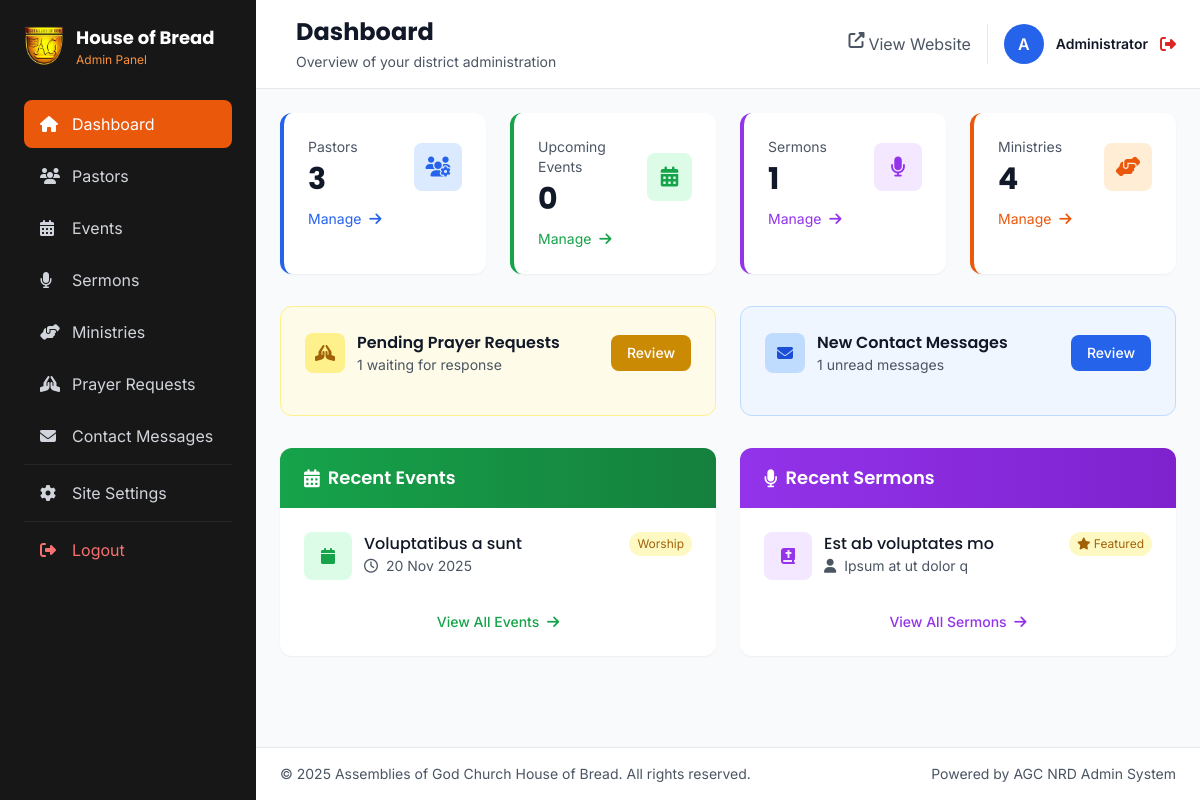
The page /admin/index.php (signed in) on the database its author committed.
### tables this page shows
CREATE TABLE `site_settings` (
  `id` int(11) NOT NULL,
  `site_name` varchar(255) DEFAULT 'Assemblies of God Church House of Bread',
  `site_tagline` varchar(255) DEFAULT 'Building Faith, Transforming Lives',
  `site_email` varchar(255) DEFAULT NULL,
  `site_phone` varchar(20) DEFAULT NULL,
  `site_address` text DEFAULT NULL,
  `facebook_url` varchar(255) DEFAULT NULL,
  `instagram_url` varchar(255) DEFAULT NULL,
  `youtube_url` varchar(255) DEFAULT NULL,
  `twitter_url` varchar(255) DEFAULT NULL,
  `linkedin_url` varchar(255) DEFAULT NULL,
  `whatsapp_url` varchar(255) DEFAULT NULL,
  `live_stream_url` varchar(500) DEFAULT NULL,
  `service_times` varchar(255) DEFAULT NULL,
  `service_location` varchar(255) DEFAULT NULL,
  `about_text` text DEFAULT NULL,
  `mission_statement` text DEFAULT NULL,
  `vision_statement` text DEFAULT NULL,
  `welcome_message` text DEFAULT NULL,
  `contact_email` varchar(255) DEFAULT NULL,
  `contact_phone` varchar(20) DEFAULT NULL,
  `contact_address` text DEFAULT NULL,
  `map_embed_code` text DEFAULT NULL,
  `meta_description` text DEFAULT NULL,
  `meta_keywords` text DEFAULT NULL,
  `logo` varchar(255) DEFAULT NULL,
  `favicon` varchar(255) DEFAULT NULL,
  `hero_image` varchar(255) DEFAULT NULL,
  `hero_title` varchar(255) DEFAULT NULL,
  `hero_subtitle` text DEFAULT NULL
);

CREATE TABLE `events` (
  `id` int(11) NOT NULL,
  `title` varchar(255) NOT NULL,
  `slug` varchar(255) NOT NULL,
  `description` text DEFAULT NULL,
  `event_date` date NOT NULL,
  `event_time` time DEFAULT NULL,
  `end_date` date DEFAULT NULL,
  `end_time` time DEFAULT NULL,
  `location` varchar(255) DEFAULT NULL,
  `address` text DEFAULT NULL,
  `featured_image` varchar(255) DEFAULT NULL,
  `contact_person` varchar(255) DEFAULT NULL,
  `contact_phone` varchar(20) DEFAULT NULL,
  `contact_email` varchar(255) DEFAULT NULL,
  `registration_required` tinyint(1) DEFAULT 0,
  `registration_link` varchar(500) DEFAULT NULL,
  `max_attendees` int(11) DEFAULT NULL,
  `event_type` enum('conference','seminar','workshop','outreach','celebration','training','youth','worship','prayer','other') DEFAULT 'other',
  `cost` varchar(100) DEFAULT NULL,
  `is_featured` tinyint(1) DEFAULT 0,
  `is_active` tinyint(1) DEFAULT 1,
  `created_by` int(11) DEFAULT NULL,
  `created_at` timestamp NOT NULL DEFAULT current_timestamp(),
  `updated_at` timestamp NOT NULL DEFAULT current_timestamp() ON UPDATE current_timestamp()
);

CREATE TABLE `sermons` (
  `id` int(11) NOT NULL,
  `title` varchar(255) NOT NULL,
  `slug` varchar(255) NOT NULL,
  `description` text DEFAULT NULL,
  `speaker` varchar(255) NOT NULL,
  `sermon_date` date NOT NULL,
  `scripture_reference` varchar(255) DEFAULT NULL,
  `series_name` varchar(255) DEFAULT NULL,
  `category` varchar(100) DEFAULT NULL,
  `duration` int(11) DEFAULT NULL COMMENT 'Duration in minutes',
  `audio_file` varchar(255) DEFAULT NULL,
  `audio_size` bigint(20) DEFAULT NULL COMMENT 'File size in bytes',
  `video_url` varchar(500) DEFAULT NULL,
  `pdf_file` varchar(255) DEFAULT NULL,
  `pdf_size` bigint(20) DEFAULT NULL COMMENT 'File size in bytes',
  `thumbnail` varchar(255) DEFAULT NULL,
  `transcript` text DEFAULT NULL,
  `notes` text DEFAULT NULL,
  `is_featured` tinyint(1) DEFAULT 0,
  `is_active` tinyint(1) DEFAULT 1,
  `view_count` int(11) DEFAULT 0,
  `created_by` int(11) DEFAULT NULL,
  `created_at` timestamp NOT NULL DEFAULT current_timestamp(),
  `updated_at` timestamp NOT NULL DEFAULT current_timestamp() ON UPDATE current_timestamp()
);

### admin/index.php (the view, shortened to what the rows shown need)
<?php
$pageTitle = 'Dashboard';
include 'includes/header.php';
$recentEvents = fetchAll("SELECT * FROM events WHERE is_active = 1 ORDER BY created_at DESC LIMIT 5");
$recentSermons = fetchAll("SELECT * FROM sermons WHERE is_active = 1 ORDER BY created_at DESC LIMIT 5");
?>
<div class="grid grid-cols-1 lg:grid-cols-2 gap-6">
    <div class="bg-white rounded-xl shadow-sm overflow-hidden">
        <div class="p-6">
            <?php if (empty($recentEvents)): ?>
            <p class="text-gray-500 text-center py-8">No events yet. <a href="events.php" class="text-green-600 hover:text-green-700">Create one</a></p>
            <?php else: ?>
            <div class="space-y-4">
                <?php foreach ($recentEvents as $event): ?>
                <div class="flex items-start space-x-3 pb-4 border-b border-gray-100 last:border-0">
                    <div class="w-12 h-12 bg-green-100 rounded-lg flex items-center justify-center flex-shrink-0">
                        <i class="fas fa-calendar text-green-600"></i>
                    </div>
                    <div class="flex-1 min-w-0">
                        <h4 class="font-medium text-gray-900 truncate"><?= htmlspecialchars($event['title']) ?></h4>
                        <p class="text-sm text-gray-600">
                            <i class="far fa-clock mr-1"></i> <?= formatDate($event['event_date'], 'd M Y') ?>
                        </p>
                    </div>
                    <span class="px-2 py-1 bg-<?= $event['is_featured'] ? 'yellow' : 'gray' ?>-100 text-<?= $event['is_featured'] ? 'yellow' : 'gray' ?>-700 text-xs rounded-full">
                        <?= ucfirst($event['event_type']) ?>
                    </span>
                </div>
                <?php endforeach; ?>
            </div>
            <?php endif; ?>
        </div>
    </div>
    <div class="bg-white rounded-xl shadow-sm overflow-hidden">
        <div class="p-6">
            <?php if (empty($recentSermons)): ?>
            <p class="text-gray-500 text-center py-8">No sermons yet. <a href="sermons.php" class="text-purple-600 hover:text-purple-700">Upload one</a></p>
            <?php else: ?>
            <div class="space-y-4">
                <?php foreach ($recentSermons as $sermon): ?>
                <div class="flex items-start space-x-3 pb-4 border-b border-gray-100 last:border-0">
                    <div class="w-12 h-12 bg-purple-100 rounded-lg flex items-center justify-center flex-shrink-0">
                        <i class="fas fa-bible text-purple-600"></i>
                    </div>
                    <div class="flex-1 min-w-0">
                        <h4 class="font-medium text-gray-900 truncate"><?= htmlspecialchars($sermon['title']) ?></h4>
                        <p class="text-sm text-gray-600">
                            <i class="fas fa-user mr-1"></i> <?= htmlspecialchars($sermon['speaker']) ?>
                        </p>
                    </div>
                    <?php if ($sermon['is_featured']): ?>
                    <span class="px-2 py-1 bg-yellow-100 text-yellow-700 text-xs rounded-full">
                        <i class="fas fa-star"></i> Featured
                    </span>
                    <?php endif; ?>
                </div>
                <?php endforeach; ?>
            </div>
            <?php endif; ?>
        </div>
    </div>
</div>
<?php include 'includes/footer.php'; ?>

### admin/includes/header.php (shortened to what the rows shown need)
<?php
require_once '../config/config.php';
$settings = getSiteSettings();
$currentAdmin = getCurrentAdmin();
?>
<!DOCTYPE html>
<html lang="en">
<head>
    <script src="https://cdn.tailwindcss.com"></script>
    <link rel="stylesheet" href="https://cdnjs.cloudflare.com/ajax/libs/font-awesome/6.4.0/css/all.min.css">
    <link rel="stylesheet" href="<?= SITE_URL ?>/css/aghob-custom.css">
</head>
<body class="bg-gray-50">
    <div class="flex h-screen overflow-hidden relative">
        <?php include 'sidebar.php'; ?>
        <div class="flex-1 flex flex-col overflow-hidden">
            <header class="bg-white border-b border-gray-200 px-4 lg:px-6 py-3 lg:py-4">
                <div class="flex items-center justify-between">
                    <div class="flex items-center space-x-4">
                        <div>
                            <h1 class="text-xl lg:text-2xl font-bold text-gray-900"><?= $pageTitle ?? 'Dashboard' ?>
                            </h1>
                        </div>
                    </div>
                    <div class="flex items-center space-x-2 lg:space-x-4">
                        <div class="flex items-center space-x-2 lg:space-x-3 border-l pl-2 lg:pl-4">
                            <div
                                class="w-8 lg:w-10 h-8 lg:h-10 bg-blue-600 text-white rounded-full flex items-center justify-center font-semibold text-sm lg:text-base">
                                <?= strtoupper(substr($currentAdmin['full_name'], 0, 1)) ?>
                            </div>
                            <div class="hidden sm:block">
                                <p class="text-xs lg:text-sm font-semibold text-gray-900">
                                    <?= htmlspecialchars($currentAdmin['full_name']) ?></p>
                            </div>
                            <a href="<?= SITE_URL ?>/logout.php" class="text-red-600 hover:text-red-700 transition"
                                title="Logout">
                                <i class="fas fa-sign-out-alt text-sm lg:text-base"></i>
                            </a>
                        </div>
                    </div>
                </div>
            </header>
            <main class="flex-1 overflow-y-auto p-3 lg:p-6">

### admin/includes/sidebar.php (shortened to what the rows shown need)
<aside id="sidebar"
    class="fixed lg:relative lg:translate-x-0 -translate-x-full transition-transform duration-300 ease-in-out z-30 w-64 bg-neutral-900 text-white flex-shrink-0 h-screen lg:h-auto overflow-y-auto">
    <div class="p-4 lg:p-6">
        <div class="flex items-center justify-between lg:justify-start space-x-3 mb-6 lg:mb-8">
            <div class="flex items-center space-x-3">
                <?php if (empty($settings['logo'])): ?>
                    <div
                        class="w-10 lg:w-12 h-10 lg:h-12 ag-logo-placeholder text-white rounded-xl flex items-center justify-center group-hover:shadow-lg transition-all flex-shrink-0">
                        <i class="fas fa-bread-slice text-white text-lg lg:text-xl"></i>
                    </div>
                <?php else: ?>
                    <img src="<?= SITE_URL . '/' . $settings['logo'] ?>" alt=""
                        class="h-10 group-hover:scale-110 transition-transform">
                <?php endif; ?>
                <div>
                    <h2 class="font-bold text-base lg:text-lg text-white">House of Bread</h2>
                    <p class="text-xs text-orange-400 hidden lg:block">Admin Panel</p>
                </div>
            </div>
        </div>
    </div>
</aside>

### rows shown on the page
site_settings: logo (picture)
events: title "Voluptatibus a sunt", event_date "20 Nov 2025", event_type "Worship"
sermons: title "Est ab voluptates mo", speaker "Ipsum at ut dolor q", is_featured 1 (drawn)

### other values the page prints
$pageTitle "Dashboard"
$pageDescription "Overview of your district administration"
substr($currentAdmin['full_name'], 0, 1) "A"
$currentAdmin['full_name'] "Administrator"
$pastorsCount "3"
$upcomingEventsCount "0"
$sermonsCount "1"
$ministriesCount "4"
$pendingPrayersCount "1"
$newMessagesCount "1"
